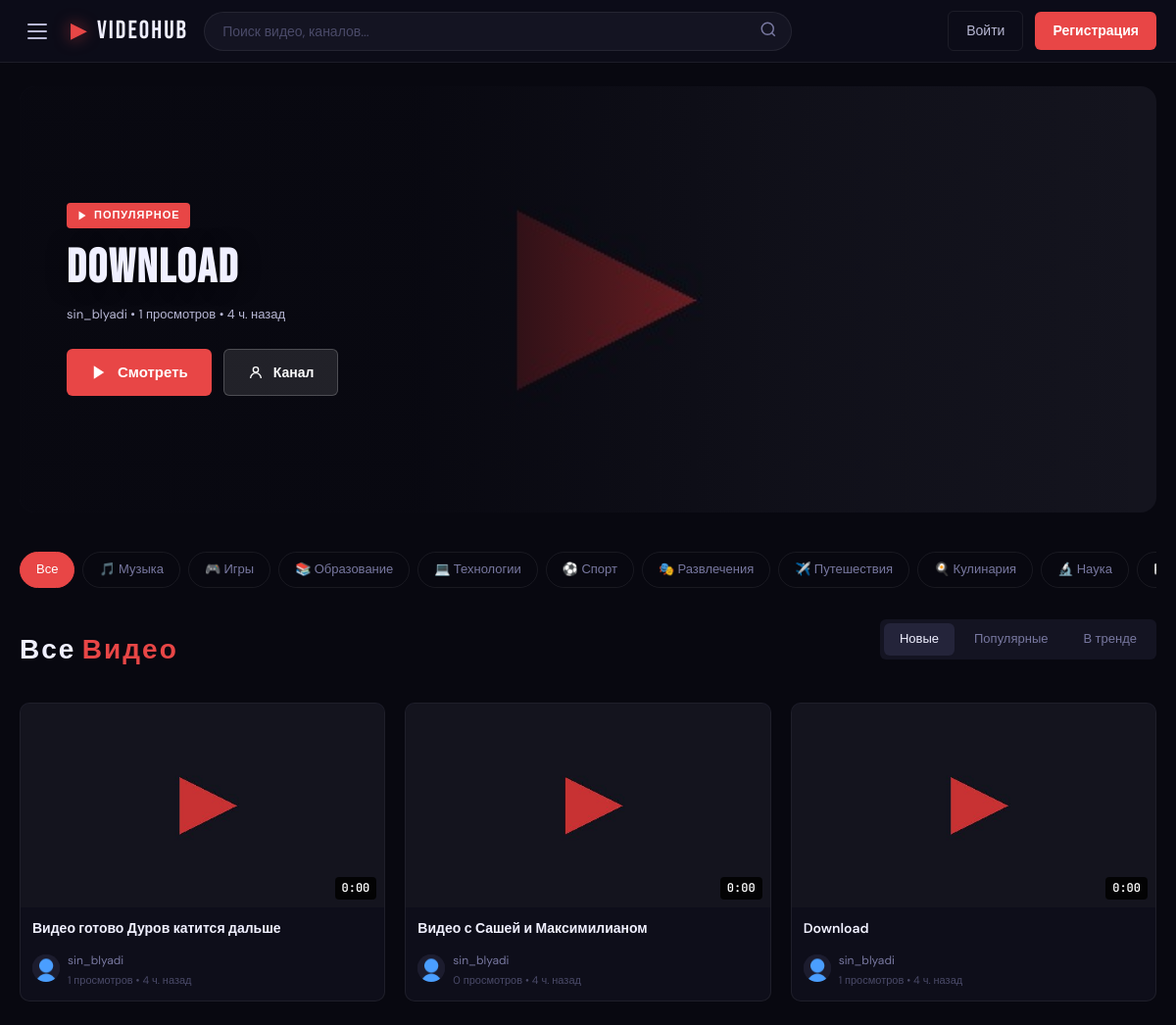
The page / on the database its author committed.
### app/models.py (models this page shows, shortened)
class Video(db.Model):
    __tablename__ = 'videos'
    id = db.Column(db.Integer, primary_key=True)
    title = db.Column(db.String(200), nullable=False)
    description = db.Column(db.Text, default='')
    slug = db.Column(db.String(250), unique=True, index=True)
    filename = db.Column(db.String(255), nullable=False)
    thumbnail = db.Column(db.String(255))
    duration = db.Column(db.Integer, default=0)
    file_size = db.Column(db.BigInteger, default=0)
    resolution = db.Column(db.String(20))
    format = db.Column(db.String(20))
    status = db.Column(db.String(20), default='processing')
    visibility = db.Column(db.String(20), default='public')
    views = db.Column(db.Integer, default=0)
    has_360p = db.Column(db.Boolean, default=False)
    has_720p = db.Column(db.Boolean, default=False)
    has_1080p = db.Column(db.Boolean, default=False)
    is_short = db.Column(db.Boolean, default=False)
    user_id = db.Column(db.Integer, db.ForeignKey('users.id'), nullable=False)
    category_id = db.Column(db.Integer, db.ForeignKey('categories.id'))
    created_at = db.Column(db.DateTime, default=lambda: datetime.now(timezone.utc))
    updated_at = db.Column(db.DateTime, default=lambda: datetime.now(timezone.utc), onupdate=lambda: datetime.now(timezone.utc))
    published_at = db.Column(db.DateTime)
    tags = db.relationship('Tag', secondary=video_tags, backref=db.backref('videos', lazy='dynamic'))
    comments = db.relationship('Comment', backref='video', lazy='dynamic', cascade='all, delete-orphan')
    likes = db.relationship('Like', backref='video', lazy='dynamic', cascade='all, delete-orphan')
    def duration_str(self):
        if not self.duration: return '0:00'
        h = self.duration // 3600; m = (self.duration % 3600) // 60; s = self.duration % 60
        return f'{h}:{m:02d}:{s:02d}' if h > 0 else f'{m}:{s:02d}'

class User(UserMixin, db.Model):
    __tablename__ = 'users'
    id = db.Column(db.Integer, primary_key=True)
    username = db.Column(db.String(50), unique=True, nullable=False, index=True)
    email = db.Column(db.String(120), unique=True, nullable=False, index=True)
    password_hash = db.Column(db.String(256))
    display_name = db.Column(db.String(100))
    bio = db.Column(db.Text, default='')
    avatar = db.Column(db.String(255), default='default_avatar.png')
    banner = db.Column(db.String(255))
    role = db.Column(db.String(20), default='user')
    is_verified = db.Column(db.Boolean, default=False)
    is_active = db.Column(db.Boolean, default=True)
    is_banned = db.Column(db.Boolean, default=False)
    ban_reason = db.Column(db.String(255))
    verification_token = db.Column(db.String(100))
    reset_token = db.Column(db.String(100))
    reset_token_expires = db.Column(db.DateTime)
    created_at = db.Column(db.DateTime, default=lambda: datetime.now(timezone.utc))
    last_seen = db.Column(db.DateTime, default=lambda: datetime.now(timezone.utc))
    preferences = db.Column(db.Text, default='{}')
    videos = db.relationship('Video', backref='author', lazy='dynamic', foreign_keys='Video.user_id')
    comments = db.relationship('Comment', backref='author', lazy='dynamic')
    likes = db.relationship('Like', backref='user', lazy='dynamic')
    playlists = db.relationship('Playlist', backref='owner', lazy='dynamic')
    notifications = db.relationship('Notification', backref='user', lazy='dynamic', foreign_keys='Notification.user_id')
    subscribed_to = db.relationship(
        'User', secondary=subscriptions,
        primaryjoin=(subscriptions.c.subscriber_id == id),
        secondaryjoin=(subscriptions.c.channel_id == id),
        backref=db.backref('subscribers', lazy='dynamic'), lazy='dynamic'
    )

class Category(db.Model):
    __tablename__ = 'categories'
    id = db.Column(db.Integer, primary_key=True)
    name = db.Column(db.String(50), unique=True, nullable=False)
    slug = db.Column(db.String(50), unique=True, nullable=False)
    icon = db.Column(db.String(10), default='📹')
    description = db.Column(db.Text)
    created_at = db.Column(db.DateTime, default=lambda: datetime.now(timezone.utc))
    videos = db.relationship('Video', backref='category', lazy='dynamic')

### app/routes/main.py (the view)
@main_bp.route('/')
def index():
    page = request.args.get('page', 1, type=int)
    category_slug = request.args.get('category')
    sort = request.args.get('sort', 'latest')
    query = Video.query.filter_by(status='published', visibility='public')
    if category_slug:
        cat = Category.query.filter_by(slug=category_slug).first()
        if cat:
            query = query.filter_by(category_id=cat.id)
    if sort == 'popular':
        query = query.order_by(desc(Video.views))
    elif sort == 'trending':
        week_ago = datetime.now(timezone.utc) - timedelta(days=7)
        query = query.filter(Video.published_at >= week_ago).order_by(desc(Video.views))
    else:
        query = query.order_by(desc(Video.published_at))
    videos = query.paginate(page=page, per_page=current_app.config['VIDEOS_PER_PAGE'], error_out=False)
    categories = Category.query.all()
    featured = Video.query.filter_by(status='published', visibility='public') \
                         .order_by(desc(Video.views)).first()
    recommended = []
    if current_user.is_authenticated:
        recommended = get_recommendations(current_user, limit=6)
    return render_template('index.html', videos=videos, categories=categories,
                           featured=featured, recommended=recommended,
                           current_sort=sort, current_category=category_slug)

### app/templates/index.html (shortened to what this page needs)
{% extends "base.html" %}
{% block content %}
{% if featured and featured.thumbnail %}
<div class="hero-banner">
    <img src="{{ url_for('videos.serve_thumbnail', filename=featured.thumbnail) }}"
         alt="{{ featured.title }}" class="hero-thumb">
    <div class="hero-overlay"></div>
    <div class="hero-content">
        <div class="hero-badge">
            <svg width="12" height="12" viewBox="0 0 24 24" fill="currentColor"><polygon points="5 3 19 12 5 21 5 3"/></svg>
            Популярное
        </div>
        <h1 class="hero-title">{{ featured.title }}</h1>
        <p class="hero-meta">
            {{ featured.author.display_name }} &bull;
            {{ featured.views | format_views }} просмотров &bull;
            {{ featured.published_at | timeago if featured.published_at }}
        </p>
        <div class="hero-actions">
            <a href="{{ url_for('videos.watch', slug=featured.slug) }}" class="btn-play">
                <svg width="18" height="18" viewBox="0 0 24 24" fill="currentColor"><polygon points="5 3 19 12 5 21 5 3"/></svg>
                Смотреть
            </a>
            <a href="{{ url_for('users.profile', username=featured.author.username) }}" class="btn-info">
                <svg width="16" height="16" viewBox="0 0 24 24" fill="none" stroke="currentColor" stroke-width="2"><circle cx="12" cy="8" r="4"/><path d="M20 21a8 8 0 1 0-16 0"/></svg>
                Канал
            </a>
        </div>
    </div>
</div>
{% endif %}
<div class="category-filters">
    <a href="{{ url_for('main.index') }}" class="cat-filter {% if not current_category %}active{% endif %}">Все</a>
    {% for cat in categories %}
    <a href="{{ url_for('main.index', category=cat.slug, sort=current_sort) }}"
       class="cat-filter {% if current_category == cat.slug %}active{% endif %}">
        {{ cat.icon }} {{ cat.name }}
    </a>
    {% endfor %}
</div>
<div class="section-header">
    <h2 class="section-title">{% if current_category %}{{ current_category | title }}{% else %}Все <span>Видео</span>{% endif %}</h2>
    <div class="sort-tabs">
        <a href="{{ url_for('main.index', category=current_category, sort='latest') }}"
           class="sort-tab {% if current_sort == 'latest' %}active{% endif %}">Новые</a>
        <a href="{{ url_for('main.index', category=current_category, sort='popular') }}"
           class="sort-tab {% if current_sort == 'popular' %}active{% endif %}">Популярные</a>
        <a href="{{ url_for('main.index', category=current_category, sort='trending') }}"
           class="sort-tab {% if current_sort == 'trending' %}active{% endif %}">В тренде</a>
    </div>
</div>
{% if videos.items %}
<div class="video-grid">
    {% for video in videos.items %}
    {% include 'partials/video_card.html' %}
    {% endfor %}
</div>
{% else %}
<div class="empty-state">
    <div class="empty-icon">🎬</div>
    <div class="empty-title">Видео не найдено</div>
    <div class="empty-subtitle">Попробуйте другую категорию или вернитесь позже</div>
</div>
{% endif %}
{% endblock %}

### app/templates/partials/video_card.html (shortened to what this page needs)
{% set v = video %}
<div class="video-card" onclick="window.location.href='{{ url_for('videos.watch', slug=v.slug) }}'">
    <div class="video-thumb-wrap">
        {% if v.thumbnail %}
        <img src="{{ url_for('videos.serve_thumbnail', filename=v.thumbnail) }}"
             alt="{{ v.title }}"
             class="video-thumb"
             loading="lazy"
             onerror="this.parentElement.innerHTML='<div class=\'video-thumb-placeholder\'>▶</div>'">
        {% else %}
        <div class="video-thumb-placeholder">▶</div>
        {% endif %}
        <span class="video-duration">{{ v.duration_str() }}</span>
    </div>
    <div class="video-info">
        <div class="video-title">{{ v.title }}</div>
        <div class="video-meta">
            <a href="{{ url_for('users.profile', username=v.author.username) }}"
               class="video-author-thumb" onclick="event.stopPropagation()">
                <img src="{{ url_for('static', filename='uploads/avatars/' + v.author.avatar) if v.author.avatar and v.author.avatar != 'default_avatar.png' else url_for('static', filename='img/default_avatar.png') }}"
                     alt="{{ v.author.username }}"
                     onerror="this.src='{{ url_for('static', filename='img/default_avatar.png') }}'">
            </a>
            <div class="video-details">
                <a href="{{ url_for('users.profile', username=v.author.username) }}"
                   class="video-author-name" onclick="event.stopPropagation()">
                    {{ v.author.display_name or v.author.username }}
                </a>
                <div class="video-stats">
                    {{ v.views | format_views }} просмотров &bull; {{ v.published_at | timeago if v.published_at }}
                </div>
            </div>
        </div>
    </div>
</div>

### rows shown on the page
Video: thumbnail (picture), title "Download", views "1", published_at "4 ч. назад", duration_str "0:00", avatar (placeholder picture)
User: author.display_name "sin_blyadi", author "sin_blyadi"
Category: icon "🎵", name "Музыка"
Category: icon "🎮", name "Игры"
Category: icon "📚", name "Образование"
Category: icon "💻", name "Технологии"
Category: icon "⚽", name "Спорт"
Category: icon "🎭", name "Развлечения"
Category: icon "✈️", name "Путешествия"
Category: icon "🍳", name "Кулинария"
Category: icon "🔬", name "Наука"
Video: thumbnail (picture), duration_str "0:00", title "Видео готово Дуров катится дальше", avatar (placeholder picture), views "1", published_at "4 ч. назад"
Video: thumbnail (picture), duration_str "0:00", title "Видео с Сашей и Максимилианом", avatar (placeholder picture), views "0", published_at "4 ч. назад"
